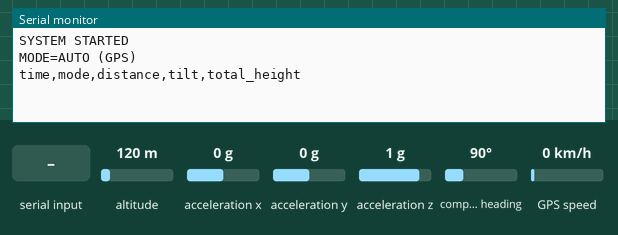
This sketch was run on a simulated ESP8266 (NodeMCU). Shown: the last lines printed to the serial monitor. The inputs (shaded band) are chosen by the test bench; at power-on: acceleration z 1 g, acceleration x 0 g, acceleration y 0 g, altitude 120 m, compass heading 90°, GPS speed 0 km/h. The GPS gets a fix after 3 s at 37.7749, -122.4194 with 8 satellites.

Above: at 1.2 s.
1.3 s: acceleration z set to 0 g
At 6.3 s:
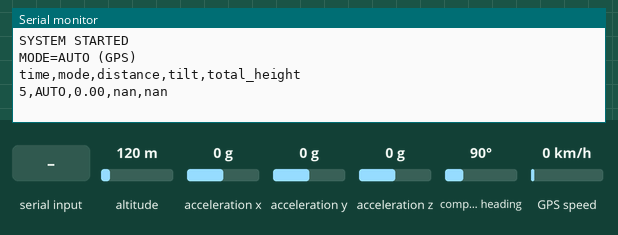
8.4 s: "MANUAL=\n" received over Serial
At 9.4 s:
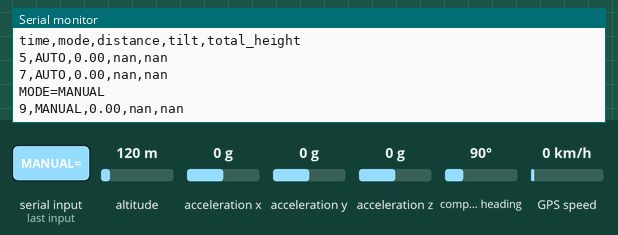
10.5 s: acceleration x set to -1.4 g
At 12.2 s:
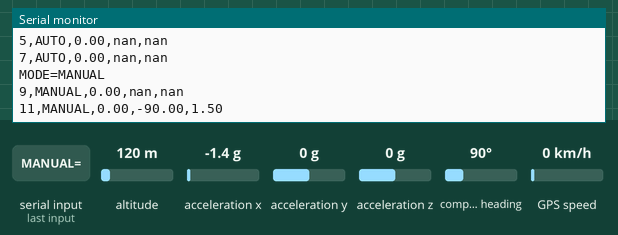
14.5 s: "AUTO\n" received over Serial
At 15.8 s:
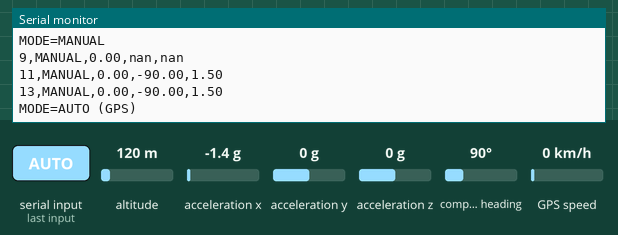
20.0 s: acceleration y set to -1.4 g
At 21.0 s:
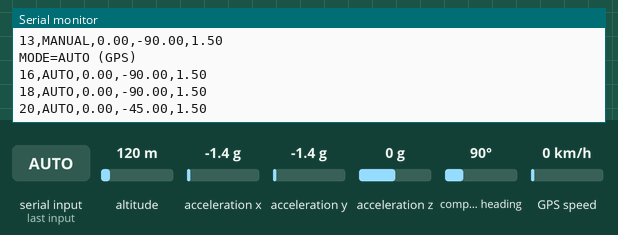

Measured:
- after the input at 1.3 s, the serial monitor: prints a new line after 3.7 s (image 1)
- after the input at 8.4 s, the serial monitor: prints a new line at once (image 2)
- after the input at 10.5 s, the serial monitor: prints a new line after 0.54 s (image 3)
- after the input at 14.5 s, the serial monitor: prints a new line at once (image 4)
- after the input at 20.0 s, the serial monitor: prints a new line after 0.52 s (image 5)

The sketch:

building_gps_code.ino
```cpp
#include <TinyGPS++.h>
#include <SoftwareSerial.h>
#include <Wire.h>
#include <Adafruit_Sensor.h>
#include <Adafruit_ADXL345_U.h>

// ================= USER SETTINGS =================
#define SENSOR_HEIGHT 1.5        // meters
#define GPS_TIMEOUT_MS 60000     // 60 seconds
#define SAT_AVG_COUNT 5          // averaging window
// =================================================

// ---------- PINS ----------
#define GPS_RX 12   // D6
#define GPS_TX 14   // D5

// ---------- OBJECTS ----------
SoftwareSerial gpsSerial(GPS_RX, GPS_TX);
TinyGPSPlus gps;
Adafruit_ADXL345_Unified accel = Adafruit_ADXL345_Unified(12345);

// ---------- VARIABLES ----------
double baseLat = 0, baseLon = 0;
bool baseCaptured = false;

bool manualMode = false;
double manualDistance = 0;

unsigned long startTime;
unsigned long lastSend = 0;

// Satellite averaging
int satBuffer[SAT_AVG_COUNT];
int satIndex = 0;

// ---------- GPS DISTANCE ----------
double gpsDistance(double lat1, double lon1, double lat2, double lon2) {
  const double R = 6371000.0;
  double dLat = radians(lat2 - lat1);
  double dLon = radians(lon2 - lon1);
  lat1 = radians(lat1);
  lat2 = radians(lat2);
  double a = sin(dLat/2)*sin(dLat/2) +
             cos(lat1)*cos(lat2)*sin(dLon/2)*sin(dLon/2);
  return R * 2 * atan2(sqrt(a), sqrt(1 - a));
}

int averageSatellites(int current) {
  satBuffer[satIndex++] = current;
  if (satIndex >= SAT_AVG_COUNT) satIndex = 0;

  int sum = 0;
  for (int i = 0; i < SAT_AVG_COUNT; i++) sum += satBuffer[i];
  return sum / SAT_AVG_COUNT;
}

void setup() {
  Serial.begin(115200);
  gpsSerial.begin(9600);
  Wire.begin(4, 5);

  accel.begin();
  accel.setRange(ADXL345_RANGE_16_G);

  startTime = millis();

  Serial.println("SYSTEM STARTED");
  Serial.println("MODE=AUTO (GPS)");
  Serial.println("time,mode,distance,tilt,total_height");
}

void loop() {

  // -------- READ SERIAL COMMANDS FROM PYTHON --------
  if (Serial.available()) {
    String cmd = Serial.readStringUntil('\n');
    cmd.trim();

    if (cmd.startsWith("MANUAL=")) {
      manualDistance = cmd.substring(7).toFloat();
      manualMode = true;
      Serial.println("MODE=MANUAL");
    }
    if (cmd == "AUTO") {
      manualMode = false;
      baseCaptured = false;
      startTime = millis();
      Serial.println("MODE=AUTO (GPS)");
    }
  }

  // -------- GPS PROCESSING --------
  while (gpsSerial.available()) {
    gps.encode(gpsSerial.read());
  }

  bool gpsFix = gps.location.isValid();
  int sats = gps.satellites.isValid() ? gps.satellites.value() : 0;
  int avgSats = averageSatellites(sats);

  // -------- GPS TIMEOUT --------
  if (!gpsFix && !manualMode && millis() - startTime > GPS_TIMEOUT_MS) {
    manualMode = true;
    Serial.println("GPS TIMEOUT – SWITCH TO MANUAL MODE");
  }

  double distance = 0;

  if (!manualMode && gpsFix && avgSats >= 5) {
    if (!baseCaptured) {
      baseLat = gps.location.lat();
      baseLon = gps.location.lng();
      baseCaptured = true;
      delay(2000);
      return;
    }
    distance = gpsDistance(baseLat, baseLon,
                            gps.location.lat(),
                            gps.location.lng());
  } else if (manualMode) {
    distance = manualDistance;
  } else {
    return; // waiting for GPS
  }

  if (millis() - lastSend < 2000) return;
  lastSend = millis();

  // -------- ADXL345 --------
  sensors_event_t event;
  accel.getEvent(&event);

  float ax = event.acceleration.x / 9.81;
  float ay = event.acceleration.y / 9.81;
  float az = event.acceleration.z / 9.81;

  float tiltRad = atan(ax / sqrt(ay * ay + az * az));
  float tiltDeg = tiltRad * 180.0 / PI;

  float totalHeight = (distance * tan(tiltRad)) + SENSOR_HEIGHT;

  Serial.print(millis()/1000); Serial.print(",");
  Serial.print(manualMode ? "MANUAL" : "AUTO"); Serial.print(",");
  Serial.print(distance,2); Serial.print(",");
  Serial.print(tiltDeg,2); Serial.print(",");
  Serial.println(totalHeight,2);
}
```
